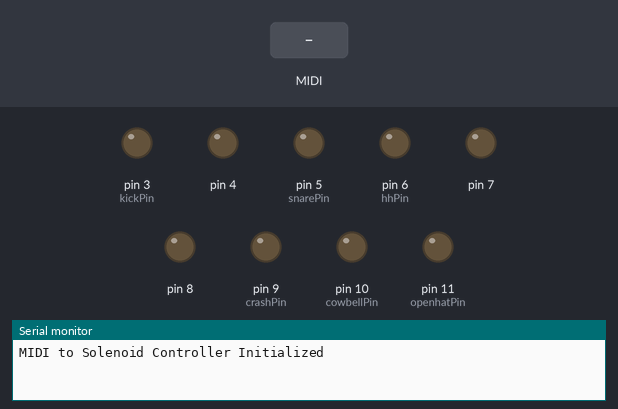
Recording of a sketch running on a simulated Arduino Uno, built with avr-gcc and run on an emulated ATmega328P. Parts: output pins drawn as LEDs (lit = HIGH), the last lines printed to the serial monitor. The inputs (shaded band) are chosen by the test bench. MIDI output is not drawn.

Above: at 1.2 s.
1.3 s: MIDI note 36 received
At 1.45 s:
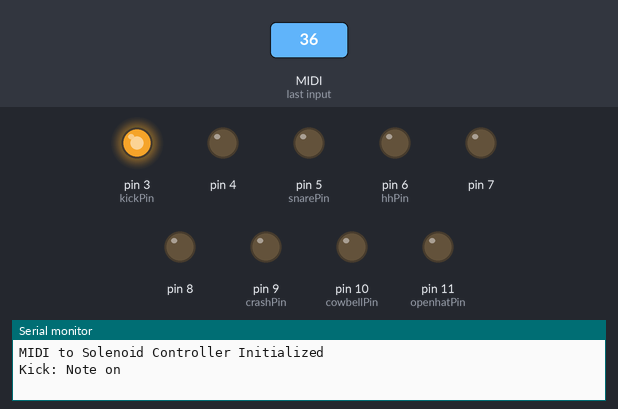
3.1 s: MIDI note 48 received
Timing chart, 0 to 6.1 s (numbered marks = the images above; inputs shaded):
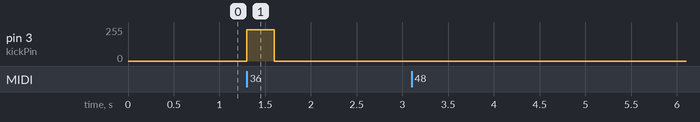

The sketch:

midi_over_din.ino
```cpp
#include <MIDI.h>

// Create a MIDI interface instance for serial communication
MIDI_CREATE_INSTANCE(HardwareSerial, Serial, MIDI);

// These are the Arduino pins that the solenoids are hooked up to
enum drumPins {kickPin = 3, snarePin = 5, hhPin = 6, crashPin = 9, cowbellPin = 10, openhatPin = 11};

// These are the MIDI notes that each solenoid triggers on
enum midiNotes {kickMidi = 36, snareMidi = 38, hhMidi = 42, crashMidi = 49, cowbellMidi = 39, openhatMidi = 46};

void setup() {
  // Initialize the Serial Monitor for debugging
  Serial.begin(115200);

  // Initialize MIDI communication (standard MIDI baud rate is 31250)
  MIDI.begin(MIDI_CHANNEL_OMNI); // Listen to all channels

  // Set all solenoid pins to output
  for (int i = 3; i <= 11; i++) {
    pinMode(i, OUTPUT);
  }

  Serial.println("MIDI to Solenoid Controller Initialized");
}

void loop() {
  // Check for new MIDI messages
  if (MIDI.read()) {
    handleMidiMessage();
  }
}

void handleMidiMessage() {
  byte type = MIDI.getType();
  byte pitch = MIDI.getData1();
  byte velocity = MIDI.getData2();

  switch (type) {
    case midi::NoteOn:
      handleNoteOn(pitch, velocity);
      break;
    case midi::NoteOff:
      handleNoteOn(pitch, 0);  // Treat NoteOff as velocity = 0
      break;
    case midi::ControlChange:
      Serial.print("CC: ");
      Serial.print(MIDI.getData1());
      Serial.print(":");
      Serial.println(MIDI.getData2());
      break;
    default:
      Serial.println("Other MIDI message received");
      break;
  }
}

void handleNoteOn(byte pitch, byte velocity) {
  if (velocity > 0) {
    velocity = map(velocity, 0, 127, 160, 255);  // Map MIDI velocity to PWM range
  }

  switch (pitch) {
    case kickMidi:
      Serial.print("Kick: ");
      analogWrite(kickPin, velocity);
      break;
    case snareMidi:
      Serial.print("Snare: ");
      analogWrite(snarePin, velocity);
      break;
    case hhMidi:
      Serial.print("Hi-Hat: ");
      analogWrite(hhPin, velocity);
      break;
    case crashMidi:
      Serial.print("Crash: ");
      analogWrite(crashPin, velocity);
      break;
    case cowbellMidi:
      Serial.print("Cowbell: ");
      analogWrite(cowbellPin, velocity);
      break;
    case openhatMidi:
      Serial.print("Open Hi-Hat: ");
      analogWrite(openhatPin, velocity);
      break;
    default:
      Serial.print("Unhandled Note: ");
      Serial.println(pitch);
      break;
  }

  if (velocity == 0) {
    Serial.println("Note off");
  } else {
    Serial.println("Note on");
  }
}
```

Measured:
- after the input at 1.3 s, pin 3 (kickPin): 0/255 → 234/255 at once, → 0/255 0.30 s later
